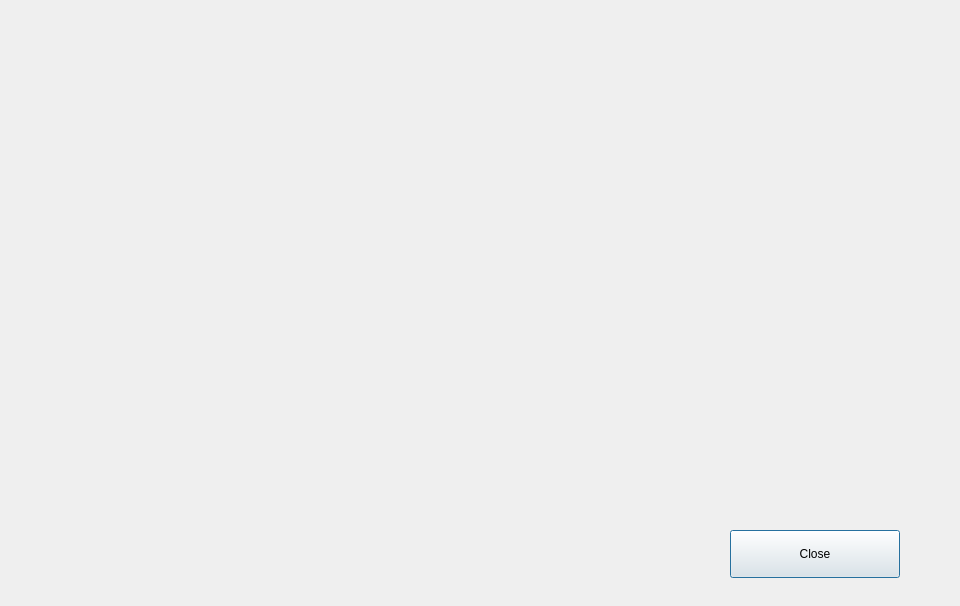
<?xml version="1.0" encoding="UTF-8"?>
<ui version="4.0">
 <class>DialogMessage</class>
 <widget class="QDialog" name="DialogMessage">
  <property name="geometry">
   <rect>
    <x>0</x>
    <y>0</y>
    <width>960</width>
    <height>606</height>
   </rect>
  </property>
  <property name="windowTitle">
   <string>Dialog</string>
  </property>
  <widget class="QPushButton" name="pushButton">
   <property name="geometry">
    <rect>
     <x>730</x>
     <y>530</y>
     <width>170</width>
     <height>48</height>
    </rect>
   </property>
   <property name="text">
    <string>Close</string>
   </property>
  </widget>
 </widget>
 <resources/>
 <connections/>
</ui>
